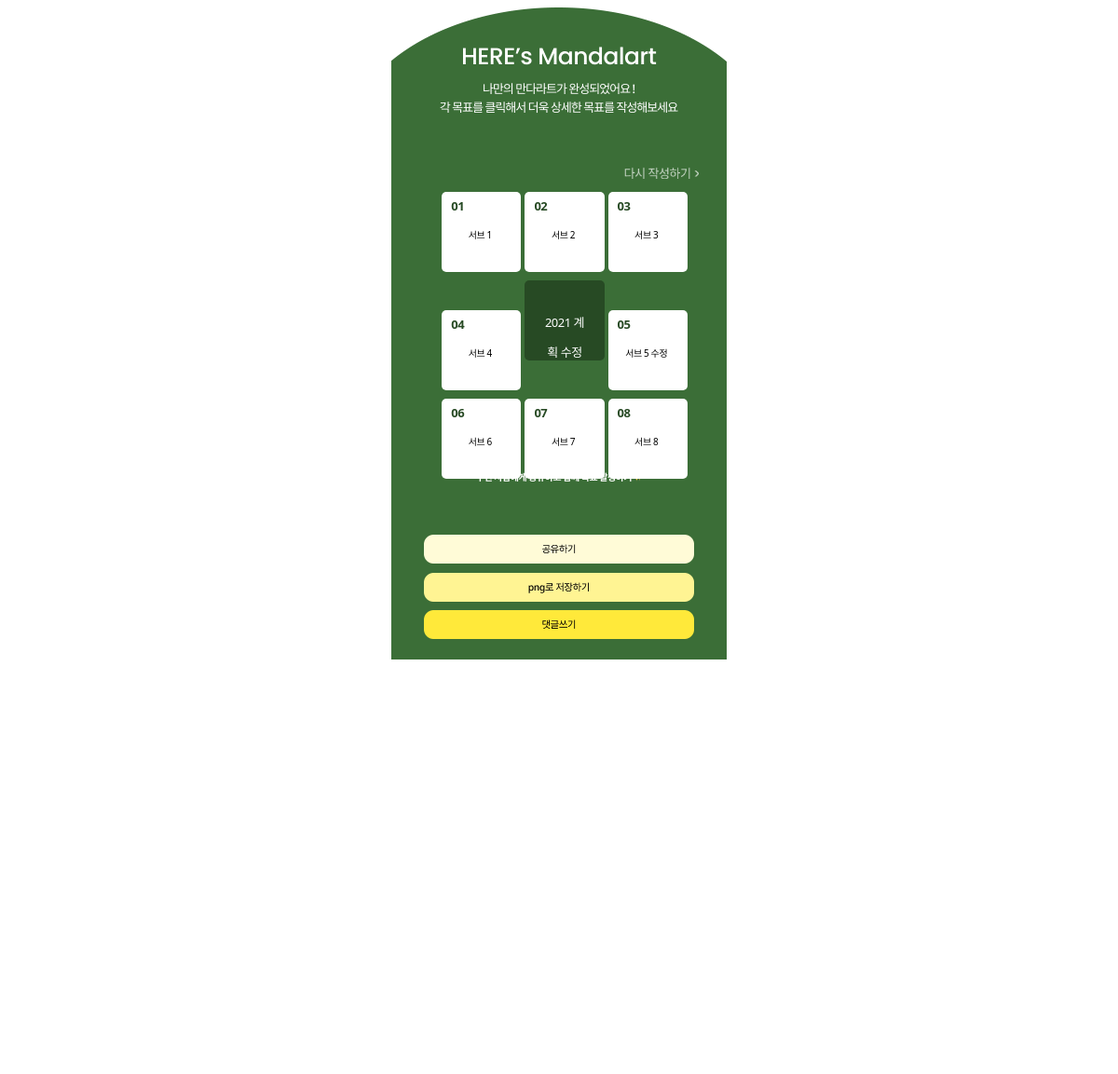
The page /goals/3x3_table/1/ on the database as committed earlier.
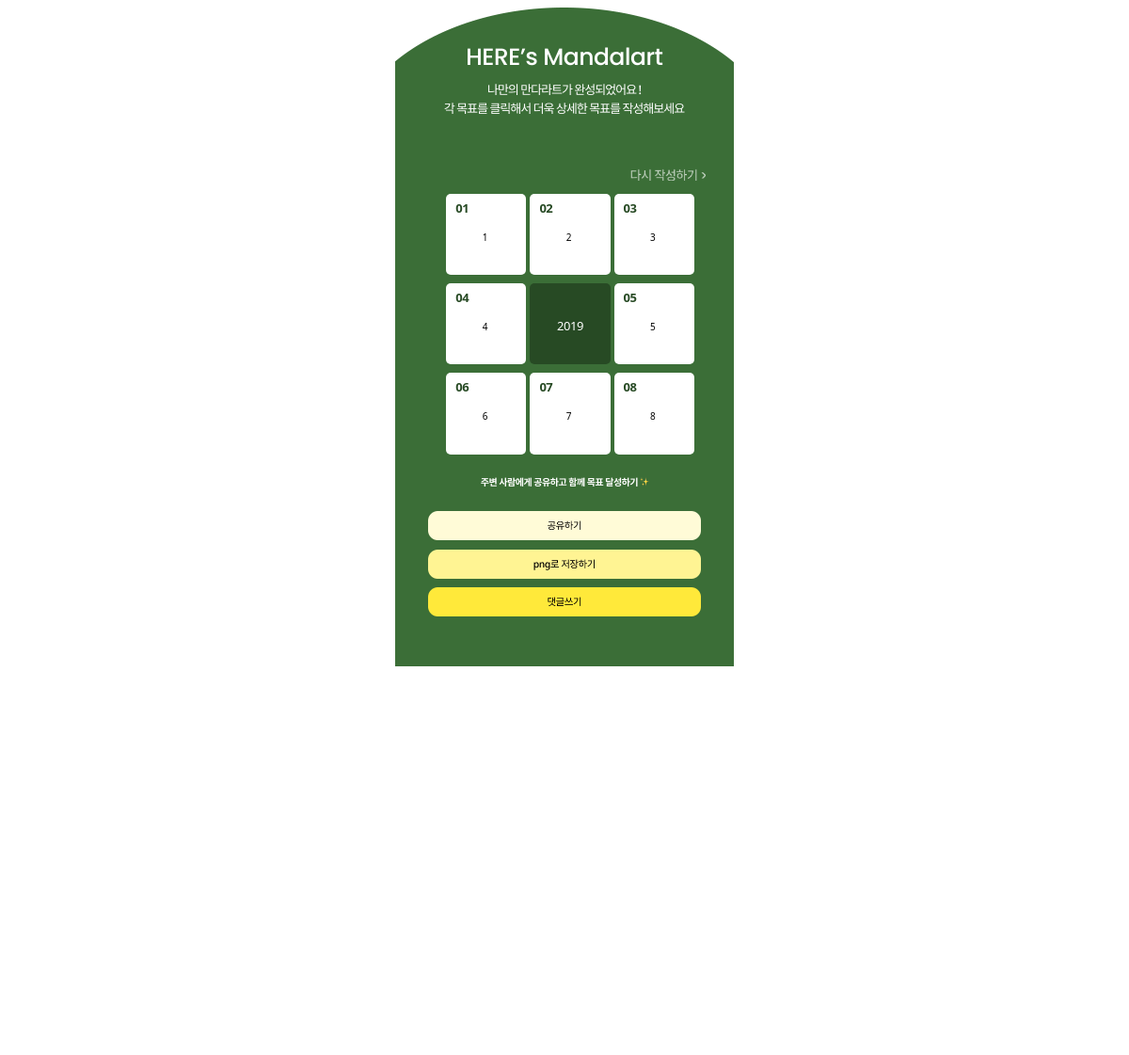
The same page on the database as committed later.
### goals/models.py (models this page shows, shortened)
class SubGoal(models.Model):
    plan = models.ForeignKey(Plan, related_name="sub_goals", on_delete=models.CASCADE)
    sub_goal = models.CharField(max_length=200)
    def __str__(self):
        return self.sub_goal

class Plan(models.Model):
    main_goal = models.CharField(max_length=200)

### goals/views.py (the view)
# urls.py: path("3x3_table/<int:plan_id>/", views.three_by_three_table, name="3x3_table"),
def three_by_three_table(request, plan_id):
    plan = Plan.objects.get(pk=plan_id)
    sub_goals = SubGoal.objects.filter(plan=plan)[:8]  # 최대 8개의 SubGoal 가져오기
    sub_goal_rows = [sub_goals[i : i + 3] for i in range(0, len(sub_goals), 3)]
    return render(
        request,
        "here.html",
        {"plan": plan, "sub_goal_rows": sub_goal_rows, "main_goal": plan.main_goal},
    )

### goals/templates/here.html (shortened to what this page needs)
{% load static %}
<!DOCTYPE html>
<html lang="en">
  <head>
  </head>
  <body>
    <a href="{% url 'goal_edit' plan_id=plan.id %}"><img src="{% static 'img/rewrite.png' %}" id="rewrite" /></a>
    <div id="boxes123">
      <div type="text" id="box1"><class id="num">01</class>
          <a href="{% url 'way_goal_input' plan_id=plan.id sub_goal_id=sub_goal_rows.0.0.id %}">{{ sub_goal_rows.0.0 }}</a>
      </div>
      <div type="text" id="box2"><class id="num">02</class>
          <a href="{% url 'way_goal_input' plan_id=plan.id sub_goal_id=sub_goal_rows.0.1.id %}">{{ sub_goal_rows.0.1 }}</a>
      </div>
      <div type="text" id="box3"><class id="num">03</class>
          <a href="{% url 'way_goal_input' plan_id=plan.id sub_goal_id=sub_goal_rows.0.2.id %}">{{ sub_goal_rows.0.2 }}</a>
      </div>
    </div>
    <div id="boxes45">
      <div type="text" id="box4"><class id="num">04</class>
          <a href="{% url 'way_goal_input' plan_id=plan.id sub_goal_id=sub_goal_rows.1.0.id %}">{{ sub_goal_rows.1.0 }}</a>
      </div>
      <div
        type="text"
        id="mainbox"
        style="
          background: #274a24;
          color: #fff;
          text-align: center;
          font-family: Noto Sans;
          font-size: 13px;
          font-style: normal;
          font-weight: 600;
          line-height: 17px; /* 130.769% */
        ">
          <class
          id="num_main"
          style="
            color: #fff;
            text-align: center;
            font-family: Noto Sans;
            font-size: 13px;
            font-style: normal;
            font-weight: 400;
            line-height: 31.475px; /* 242.119% */
            letter-spacing: -0.492px;
          "
          >{{ main_goal }}</class>
      </div>
      <div type="text" id="box5"><class id="num">05</class>
        <a href="{% url 'way_goal_input' plan_id=plan.id sub_goal_id=sub_goal_rows.1.1.id %}">{{ sub_goal_rows.1.1 }}</a>
      </div>
    </div>
    <div id="boxes678">
      <div type="text" id="box6" /><class id="num">06</class>
        <a href="{% url 'way_goal_input' plan_id=plan.id sub_goal_id=sub_goal_rows.1.2.id %}">{{ sub_goal_rows.1.2 }}</a>
      </div>
      <div type="text" id="box7" /><class id="num">07</class>
        <a href="{% url 'way_goal_input' plan_id=plan.id sub_goal_id=sub_goal_rows.2.0.id %}">{{ sub_goal_rows.2.0 }}</a>
      <div type="text" id="box8" /><class id="num">08</class>
        <a href="{% url 'way_goal_input' plan_id=plan.id sub_goal_id=sub_goal_rows.2.1.id %}">{{ sub_goal_rows.2.1 }}</a>
    <button onclick="copyUrl()"><img src="{% static 'img/Frame 14.png' %}" id="frame" /> </button>
    <button onclick="captureAndDownload()"><img src="{% static 'img/Frame 12.png' %}" id="frame" />    </button>
    <a href="{% url 'comment' plan_id=plan.id %}"><img src="{% static 'img/Frame 13.png' %}" id="frame" /></a>
  </body>
</html>

Rows that differ between the two databases and show on the page:
removed SubGoal: sub_goal "서브 1"
removed SubGoal: sub_goal "서브 2"
removed SubGoal: sub_goal "서브 3"
removed SubGoal: sub_goal "서브 4"
removed SubGoal: sub_goal "서브 5 수정"
removed SubGoal: sub_goal "서브 6"
removed SubGoal: sub_goal "서브 7"
removed SubGoal: sub_goal "서브 8"
now on this page (row edited): SubGoal: sub_goal "1"
now on this page (row edited): SubGoal: sub_goal "2"
now on this page (row edited): SubGoal: sub_goal "3"
now on this page (row edited): SubGoal: sub_goal "4"
changed Plan: main_goal "2021 계획 수정" → "2019"
now on this page (row edited): SubGoal: sub_goal "5"
now on this page (row edited): SubGoal: sub_goal "6"
now on this page (row edited): SubGoal: sub_goal "7"
now on this page (row edited): SubGoal: sub_goal "8"
